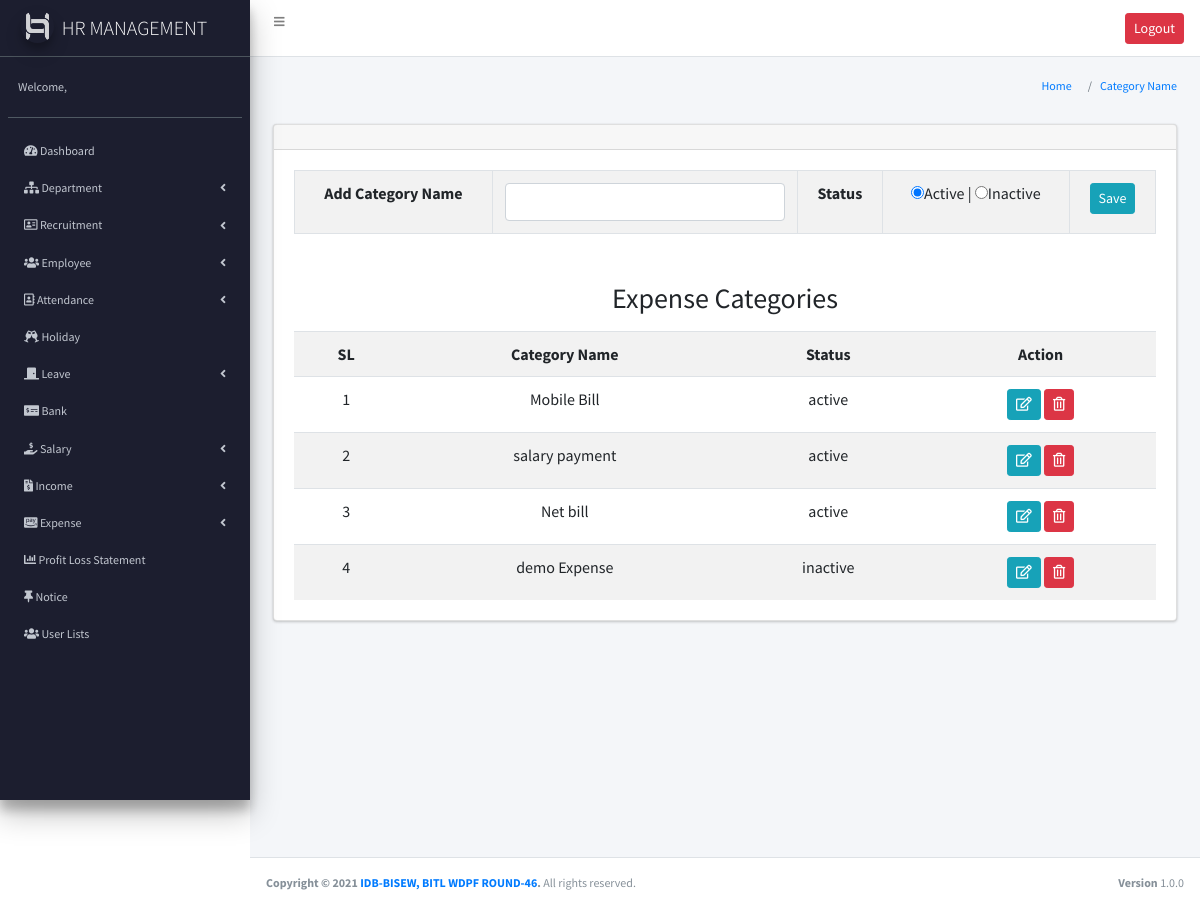
The app's page /expense_catt.php (signed in) with its own data.
### tables this page shows
CREATE TABLE `expense_category` (
  `id` int(11) NOT NULL,
  `category_name` varchar(255) NOT NULL,
  `status` enum('active','inactive') NOT NULL
);

### expense_catt.php (the view, shortened to what this page needs)
<link rel="stylesheet" href="https://pro.fontawesome.com/releases/v5.10.0/css/all.css"/>
<?php
require_once("header.php");
require_once("sidebar.php");
$cat_data=$conn->query("SELECT * FROM expense_category");
?>
<section class="content-header">
      <div class="container-fluid">
        <div class="row mb-2">
          <div class="col-sm-6">
          </div>
          <div class="col-sm-6">
            <ol class="breadcrumb float-sm-right">
              <li class="breadcrumb-item"><a href="add_emp.php">Home</a></li>
              <li class="breadcrumb-item"><a href="add_emp.php">Category Name</a></li>
            </ol>
          </div>
        </div>
      </div>
    </section>
<section class="content">
      <div class="container-fluid">
        <div class="row">
          <div class="col-md-12">
            <div class="card">
              <div class="card-header">
              </div>
              <div class="card-body">
       <form action="" method="post">
       <table class="table table-bordered table-striped table-hover">
        <tr>
          <th>Add Category Name</th>
          <td>
            <input type="text" name="cat_name" class="form-control">
          </td>
          <th>Status</th>
          <td>
            <input type="radio" name="status" value="active" checked><span>Active</span> |
            <input type="radio" name="status" value="inactive"><span>Inactive</span>
          </td>
          <td>
            <input type="submit" value="Save" name="submit" class="btn btn-sm btn-info">
          </td>
        </tr>
    </table>
    </form>
    <h3 class="mt-5 text-center mb-3">Expense Categories</h3>
    <table class="table table-striped table-hover">
      <tr>
        <th>SL</th>
        <th>Category Name</th>
        <th>Status</th>
        <th>Action</th>
      </tr>
      <?php $sl=0; while($data=$cat_data->fetch_assoc()) { ?>
      <tr>
        <td><?php echo ++$sl; ?></td>
        <td><?php echo $data['category_name']; ?></td>
        <td><?php echo $data['status']; ?></td>
        <td>
          <a href="expense_catt_up.php?id=<?php echo  $data['id']; ?>" class="btn btn-sm btn-info fas fa-edit"></a>
          <a href="expense_catt_delete.php?id=<?php echo $data['id']; ?>" class="btn btn-sm btn-danger fas fa-trash-alt"></a>
        </td>
      </tr>
    <?php } ?>
    </table>
              </div>
            </div>
          </div>
        </div>
      </div>
    </section>
<?php require("footer.php"); ?>

### assets/css/style.css (style rules this page uses)
body { font-family: 'Source Sans Pro'; font-size: 12px; }

### expense_catt.php (style rules this page uses)
table { text-align: center; }

### records on screen
expense_category: category_name "Mobile Bill", status "active"
expense_category: category_name "salary payment", status "active"
expense_category: category_name "Net bill", status "active"
expense_category: category_name "demo Expense", status "inactive"
